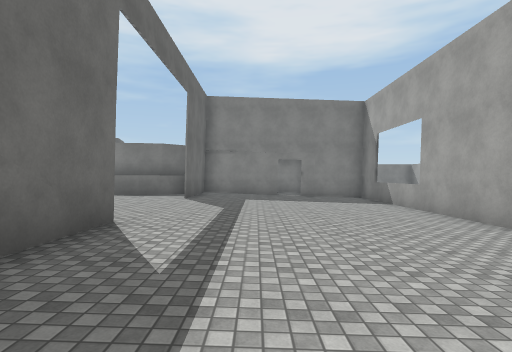
[1] (above)

24 first-person views from a walk through a 3-D level made in the Unity game engine. The camera is 1.5 m above the floor, looks level and sees 80° across. The floor is counted in squares, 2 m on a side. Each view is taken from the middle of a square. On the plan, view 1 faces up. The plan holds only what a view shows up to about 10 squares ahead; the rest is blank. The place goes on beyond the plan. The player is left out. Surface patterns are stand-ins for the level's own textures.

[2]
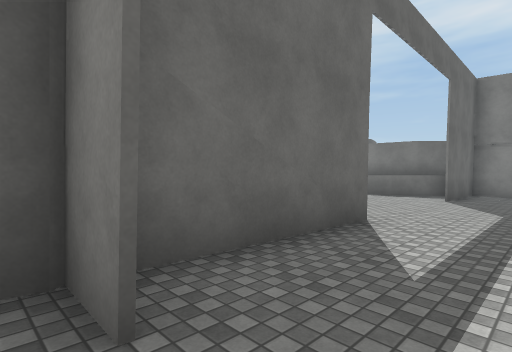

[3]
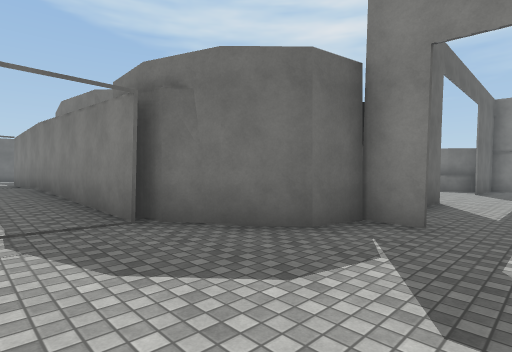

[4]
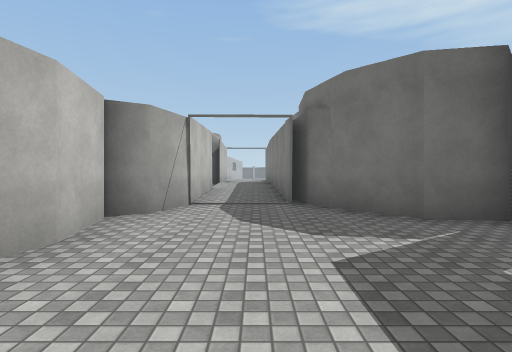

[5]
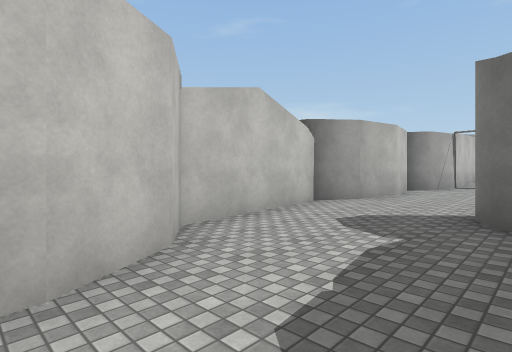

[6]
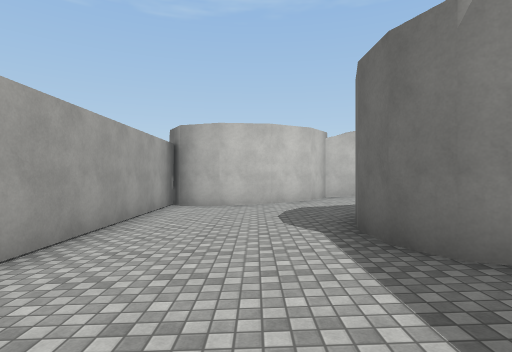

[7]
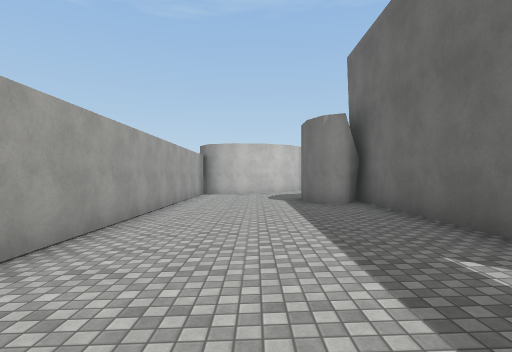

[8]
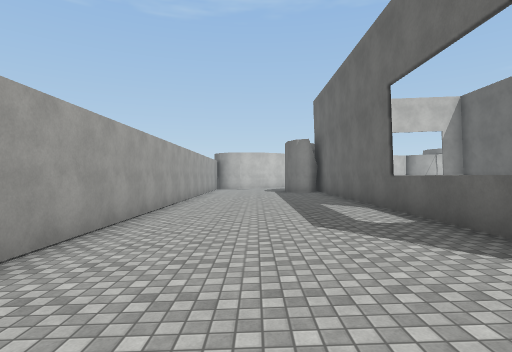

[9]
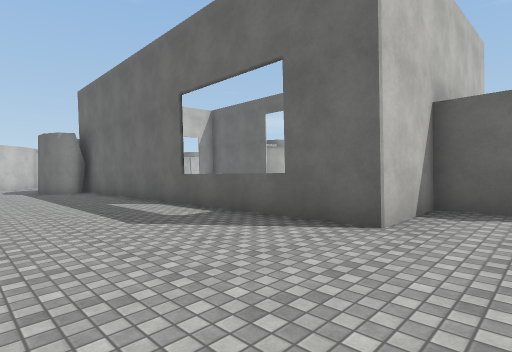

[10]
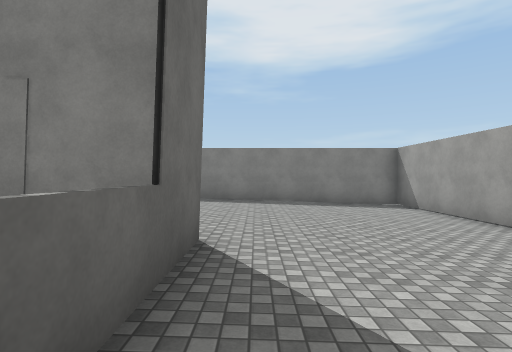

[11]
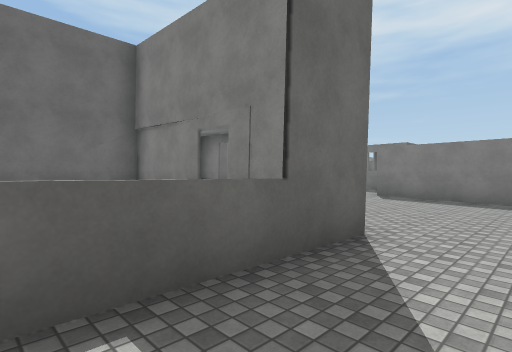

[12]
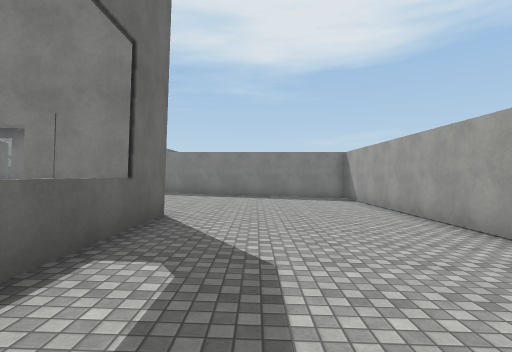

[13]
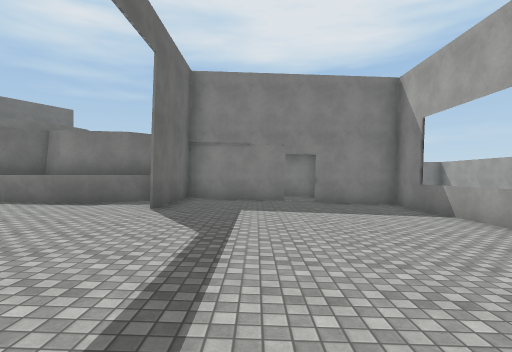

[14]
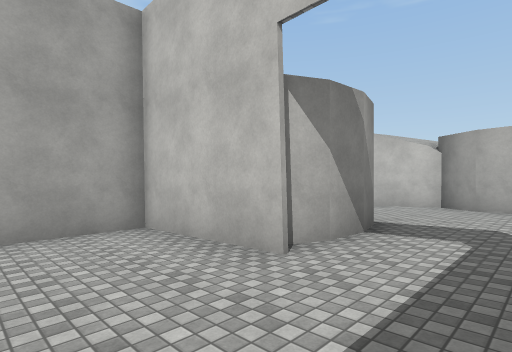

[15]
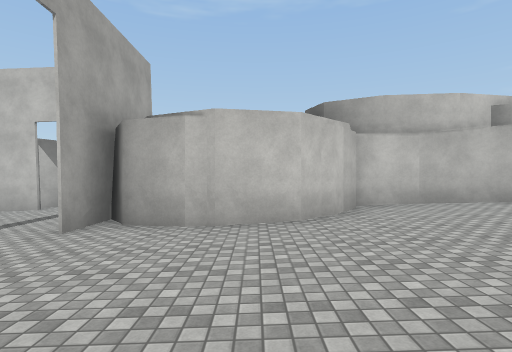

[16]
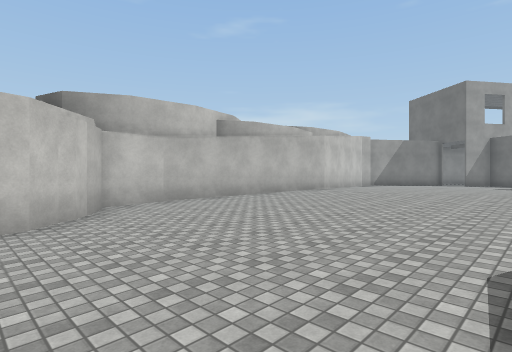

[17]
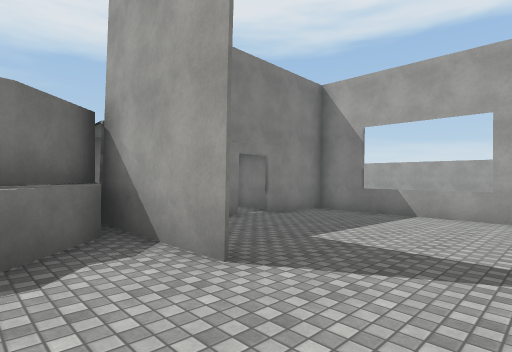

[18]
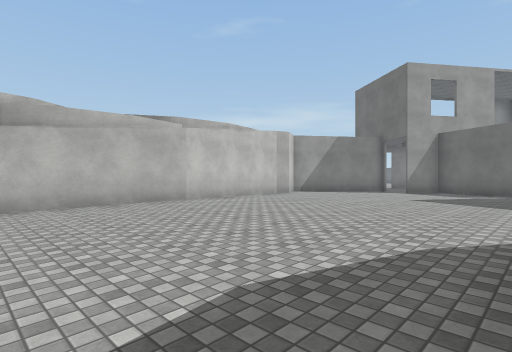

[19]
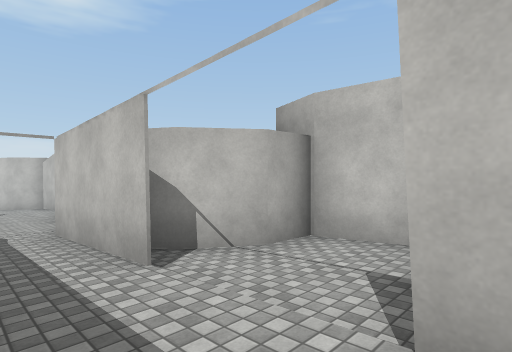

[20]
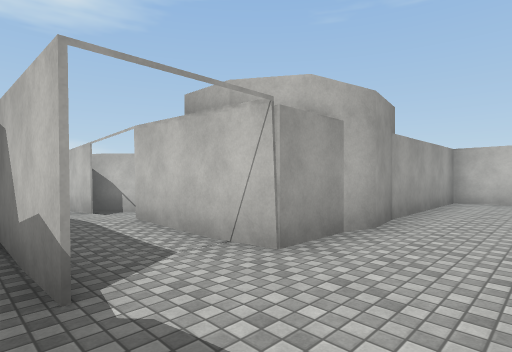

[21]
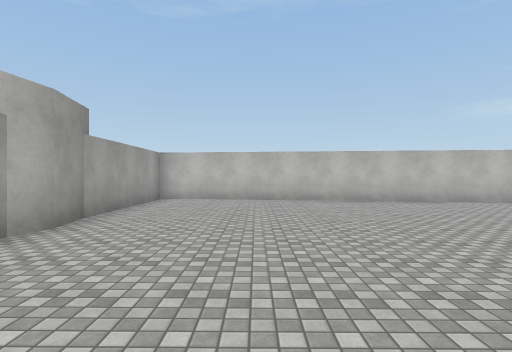

[22]
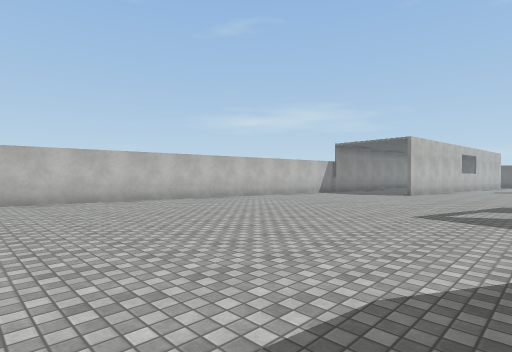

[23]
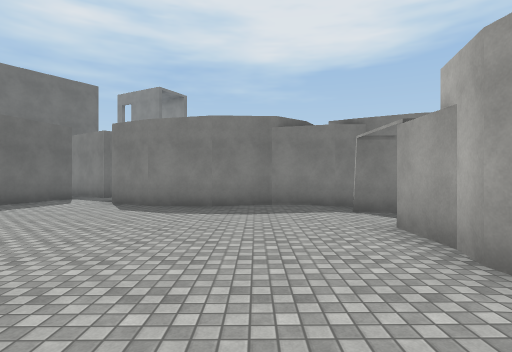

[24]
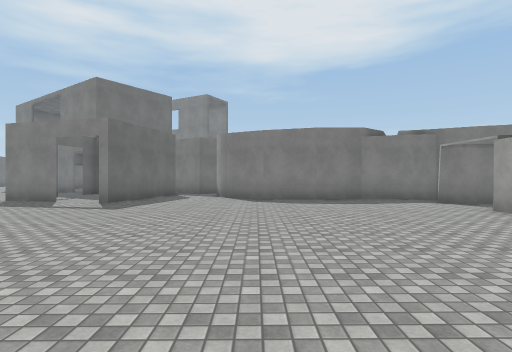

### Floor plan
Key: @ floor where view 1 was taken; # wall or solid block; . main floor; : floor 0.25 m higher than the main floor; - floor 0.25 m lower than the main floor; _ floor 0.5 m lower than the main floor; < floor 0.75 m lower than the main floor; ( floor 1 m lower than the main floor; ! floor 1.25 m lower than the main floor; = window, fence, low wall or low ledge; ^ raised ledge; H hut.
Columns run from 27 left of view 1 to 10 right of it. Each row starts with its distance up from view 1.
 19                              #########
 18                              ((((!!!!#
 17                              ((((!!!!#
 16                               (((!!!!#
 15                               (((!!!!#
 14                            H H(((!!!!#
 13                          ^HH H(((!!!!#
 12                         ^#<<<H##(!!!!#
 11                      ^^^^#<<<((#(!!!!#
 10             ::....   ^^^_#<<<((=(!!!!#
  9     #.....::::....----____<<<((=(!!!!#
  8      .....::::....----____<<<((#(!!!!#
  7       ....::::....----____<<<((#(!!!!#
  6        ...::::....----____<<<((#(!!!!#
  5         ..::::....----____<<<((#(!!!!#
  4          .::::....---#####<<<((#(!!!!#
  3           ::###...--##  ##<<<((#(!!!!#
  2           ### #######    #<<<((#(!!!!#
  1      ##.                ##<<<((##!!!!#
  0      #..##              #_<@#####!!!!#
 -1  ##..#...#######       ##_<<### #!!!!#
 -2   #..#....::::.#########__<<<##((!!!!#
 -3 ..........::::.#....---___<<<((((!!!!#
 -4 ..........::::......##-___<<<((((!##!#
 -5  .........::::####---#######<((((#####
 -6   ........::::#   --##     #######
 -7    .......::::#   ###
 -8     ......::::#
 -9      .....::::#
-10     ......::::#
-11    ####...::::#
-12       #########

Where each view was taken, in squares from view 1:
view 1: 0 up, 0 right, facing up
view 2: 0 up, 0 right, facing up-left
view 3: 4 down, 0 right, facing up-left
view 4: 3 down, 2 right, facing left
view 5: 2 down, 7 right, facing down-left
view 6: 4 up, 7 right, facing down
view 7: 9 up, 7 right, facing down
view 8: 14 up, 7 right, facing down
view 9: 14 up, 8 right, facing down-left
view 10: 9 up, 5 right, facing up
view 11: 9 up, 6 right, facing up-left
view 12: 7 up, 6 right, facing up
view 13: 3 up, 0 right, facing up
view 14: 3 up, 1 left, facing down-right
view 15: 9 up, 5 left, facing down
view 16: 9 up, 5 left, facing down-left
view 17: 7 up, 4 left, facing up-right
view 18: 10 up, 10 left, facing down-left
view 19: 3 down, 10 left, facing down-right
view 20: 2 down, 15 left, facing down-right
view 21: 2 down, 16 left, facing down
view 22: 2 down, 15 left, facing down-left
view 23: 9 down, 15 left, facing up
view 24: 11 down, 18 left, facing up
